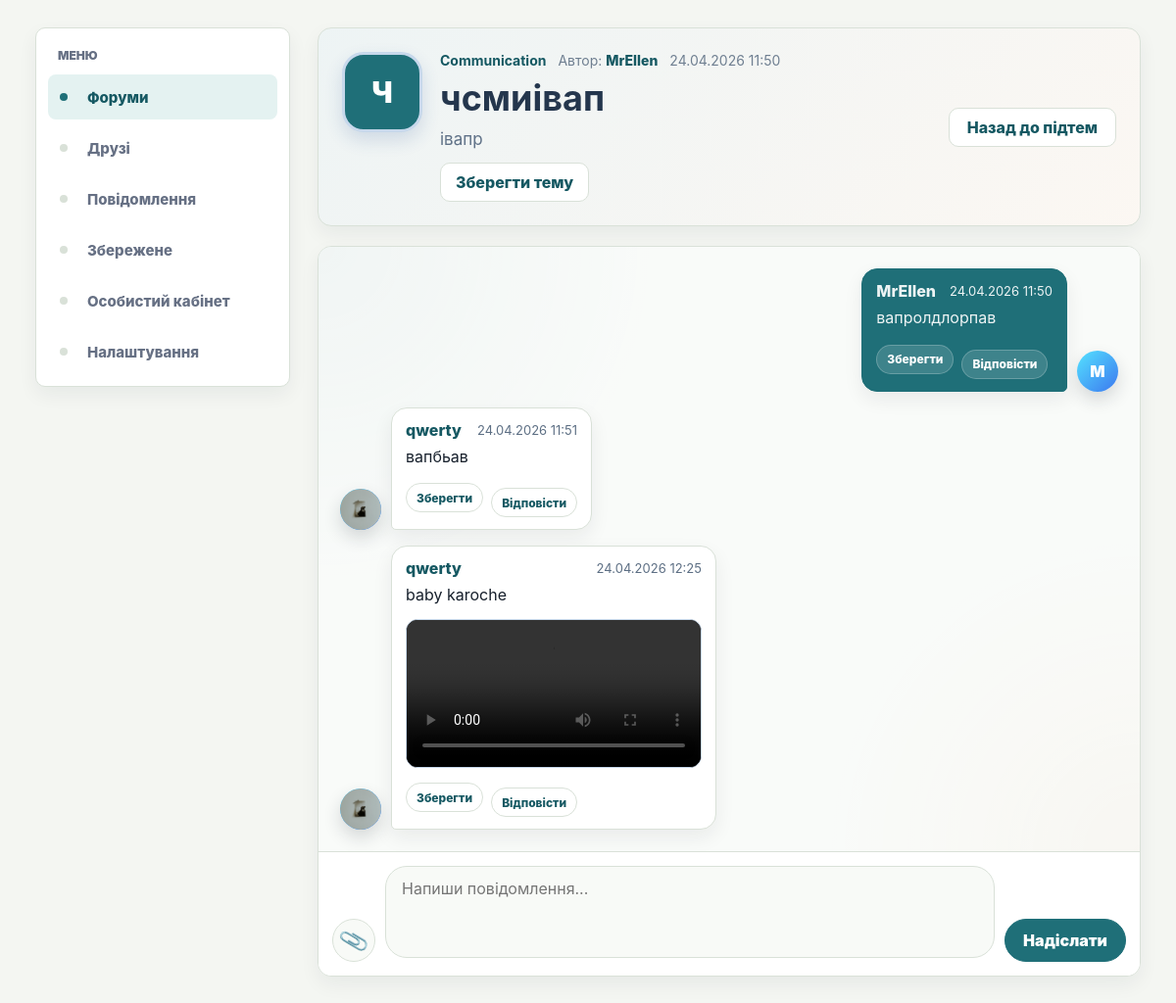
Screenshot of /post/3/ (signed in) with the database file from the repository.
### myapp/models.py (models this page shows, shortened)
class Post(models.Model):
    category = models.ForeignKey(
        Category,
        on_delete=models.CASCADE,
        related_name="posts",
        verbose_name="Основна тема"
    )
    author = models.ForeignKey(
        User,
        on_delete=models.SET_NULL,
        null=True,
        blank=True,
        related_name="forum_topics",
        verbose_name="Користувач"
    )
    author_name = models.CharField(max_length=100, default="Користувач", verbose_name="Автор")
    title = models.CharField(max_length=200, verbose_name="Назва підтеми")
    content = models.TextField(verbose_name="Опис підтеми")
    avatar_file = models.FileField(
        upload_to="forum/topic_avatars/",
        blank=True,
        null=True,
        verbose_name="Аватарка підтеми"
    )
    created_at = models.DateTimeField(auto_now_add=True, verbose_name="Створено")
    updated_at = models.DateTimeField(auto_now=True, verbose_name="Оновлено")
    class Meta:
        verbose_name = "Підтема"
        verbose_name_plural = "Підтеми"

class Category(models.Model):
    name = models.CharField(max_length=100, verbose_name="Назва")
    description = models.TextField(blank=True, default="", verbose_name="Опис")
    avatar_file = models.FileField(
        upload_to="forum/category_avatars/",
        blank=True,
        null=True,
        verbose_name="Аватарка основної теми"
    )
    created_at = models.DateTimeField(auto_now_add=True, verbose_name="Створено")
    updated_at = models.DateTimeField(auto_now=True, verbose_name="Оновлено")
    class Meta:
        verbose_name = "Категорія форуму"
        verbose_name_plural = "Категорії форуму"

class Comment(models.Model):
    post = models.ForeignKey(
        Post,
        on_delete=models.CASCADE,
        related_name="comments",
        verbose_name="Підтема"
    )
    author = models.ForeignKey(
        User,
        on_delete=models.SET_NULL,
        null=True,
        blank=True,
        related_name="forum_messages",
        verbose_name="Користувач"
    )
    parent = models.ForeignKey(
        "self",
        on_delete=models.SET_NULL,
        null=True,
        blank=True,
        related_name="answers",
        verbose_name="Відповідь на повідомлення"
    )
    author_name = models.CharField(max_length=100, verbose_name="Автор")
    text = models.TextField(blank=True, default="", verbose_name="Повідомлення")
    media_file = models.FileField(
        upload_to="forum/chat_media/",
        blank=True,
        null=True,
        verbose_name="Фото або відео"
    )
    created_at = models.DateTimeField(auto_now_add=True, verbose_name="Створено")
    updated_at = models.DateTimeField(auto_now=True, verbose_name="Оновлено")
    class Meta:
        verbose_name = "Повідомлення"
        verbose_name_plural = "Повідомлення"

### myapp/views.py (the view)
# urls.py: path("post/<int:post_id>/", views.post_detail, name="post_detail"),
def post_detail(request, post_id):
    if not request.user.is_authenticated:
        return redirect("login_view")
    context = get_base_context(request)
    post = get_object_or_404(
        Post.objects.select_related("category", "author"),
        id=post_id
    )
    messages = list(
        Comment.objects.filter(post=post)
        .select_related("author", "parent", "parent__author")
        .order_by("created_at")
    )
    for message in messages:
        if message.author is None and message.author_name:
            found_user = User.objects.filter(username=message.author_name).first()
            if found_user:
                message.author = found_user
                message.save(update_fields=["author"])
    messages = list(
        Comment.objects.filter(post=post)
        .select_related("author", "parent", "parent__author")
        .order_by("created_at")
    )
    author_ids = []
    for message in messages:
        if message.author_id:
            author_ids.append(message.author_id)
        if message.parent and message.parent.author_id:
            author_ids.append(message.parent.author_id)
    profiles_by_user_id = {
        profile.user_id: profile
        for profile in UserProfile.objects.filter(user_id__in=author_ids)
    }
    saved_post_ids = []
    saved_comment_ids = []
    if request.user.is_authenticated:
        saved_post_ids = list(
            SavedItem.objects.filter(
                user=request.user,
                post__isnull=False,
            ).values_list("post_id", flat=True)
        )
        saved_comment_ids = list(
            SavedItem.objects.filter(
                user=request.user,
                comment__isnull=False,
            ).values_list("comment_id", flat=True)
        )
    message_items = []
    for message in messages:
        avatar_url = ""
        author_username = message.author_name
        author_profile_username = ""
        media_url = ""
        media_is_video = False
        if message.author:
            author_username = message.author.username
            author_profile_username = message.author.username
            profile = profiles_by_user_id.get(message.author_id)
            if profile and profile.avatar_file:
                avatar_url = profile.avatar_file.url
        if message.media_file:
            media_url = message.media_file.url
            media_is_video = is_video_file(media_url)
        parent_author_name = ""
        parent_text = ""
        if message.parent:
            if message.parent.author:
                parent_author_name = message.parent.author.username
            else:
                parent_author_name = message.parent.author_name
            parent_text = message.parent.text
        message_items.append(
            {
                "message": message,
                "avatar_url": avatar_url,
                "author_username": author_username,
                "author_profile_username": author_profile_username,
                "parent_author_name": parent_author_name,
                "parent_text": parent_text,
                "media_url": media_url,
                "media_is_video": media_is_video,
                "is_saved": message.id in saved_comment_ids,
                "is_own": message.author_id == request.user.id,
            }
        )
    if request.method == "POST":
        comment_form = CommentForm(request.POST, request.FILES)
        if comment_form.is_valid():
            parent_id = request.POST.get("parent_id")
            parent_message = None
            if parent_id and parent_id.isdigit():
                parent_message = Comment.objects.filter(
                    id=int(parent_id),
                    post=post
                ).first()
            new_message = comment_form.save(commit=False)
            new_message.post = post
            new_message.author = request.user
            new_message.author_name = request.user.username
            new_message.parent = parent_message
            new_message.save()
            post.updated_at = timezone.now()
            post.save(update_fields=["updated_at"])
            if parent_message and parent_message.author and parent_message.author != request.user:
                Notification.objects.create(
                    user=parent_message.author,
                    notification_type="reply",
                    comment=new_message,
                    from_user=request.user
                )
            if not parent_message and post.author and post.author != request.user:
                Notification.objects.create(
                    user=post.author,
                    notification_type="reply",
                    comment=new_message,
                    from_user=request.user
                )
            return redirect("post_detail", post_id=post.id)
    else:
        comment_form = CommentForm()
    context.update(
        {
            "title": post.title,
            "post": post,
            "messages": messages,
            "message_items": message_items,
            "comment_form": comment_form,
            "selected_category_id": post.category.id,
            "saved_post_ids": saved_post_ids,
            "saved_comment_ids": saved_comment_ids,
        }
    )
    return render(request, "myapp/post_detail.html", context)

### myapp/forms.py
class CommentForm(forms.ModelForm):
    class Meta:
        model = Comment
        fields = ["text", "media_file"]
        widgets = {
            "text": forms.Textarea(
                attrs={
                    "placeholder": "Напиши повідомлення...",
                    "rows": 3,
                    "class": "chat-textarea",
                }
            ),
            "media_file": forms.ClearableFileInput(
                attrs={
                    "accept": "image/*,video/mp4,video/webm,video/quicktime",
                    "class": "chat-media-input",
                }
            ),
        }

### myapp/i18n.py (called while the page is built)
def normalize_language(language):
    if language in SUPPORTED_LANGUAGES:
        return language
    return DEFAULT_LANGUAGE

def get_ui_text(language):
    return UI_TEXTS[normalize_language(language)]

### myapp/views.py (called while the page is built)
def is_video_file(file_url):
    lower_url = file_url.lower()
    return (
        lower_url.endswith(".mp4")
        or lower_url.endswith(".webm")
        or lower_url.endswith(".mov")
        or lower_url.endswith(".quicktime")
    )

### myapp/templates/myapp/post_detail.html (shortened to what this page needs)
{% extends 'myapp/base.html' %}
{% block content %}
<div class="chat-page">
    <div class="chat-topic-header chat-room-header">
        <div class="chat-topic-title-wrap">
            {% if post.avatar_file %}
                <img src="{{ post.avatar_file.url }}" alt="{{ post.title }}" class="chat-topic-avatar">
            {% else %}
                <div class="chat-topic-avatar chat-topic-avatar-placeholder">
                    {{ post.title|slice:":1"|upper }}
                </div>
            {% endif %}
            <div>
                <div class="topic-meta-top">
                    <a href="{% url 'category_posts' post.category.id %}" class="topic-category">
                        {{ post.category.name }}
                    </a>
                    <span>
                        Автор:
                        {% if post.author %}
                            <a href="{% url 'public_profile' post.author.username %}" class="chat-author-link">
                                {{ post.author.username }}
                            </a>
                        {% else %}
                            {{ post.author_name }}
                        {% endif %}
                    </span>
                    <span>{{ post.created_at|date:"d.m.Y H:i" }}</span>
                </div>
                <h1>{{ post.title }}</h1>
                <p>{{ post.content }}</p>
                <form method="post" action="{% url 'toggle_save_post' post.id %}" class="save-topic-form">
                    <button type="submit" class="save-topic-btn {% if post.id in saved_post_ids %}saved-active{% endif %}">
                        {% if post.id in saved_post_ids %}
                            Збережено
                        {% else %}
                            Зберегти тему
                        {% endif %}
                    </button>
                </form>
            </div>
        </div>
        <a href="{% url 'category_posts' post.category.id %}" class="back-btn">
            Назад до підтем
        </a>
    </div>
    <section class="chat-box chat-room-box">
        <div class="chat-messages" id="chatMessages">
            {% for item in message_items %}
                <div class="chat-message {% if item.is_own %}chat-message-own{% endif %}" id="message-{{ item.message.id }}">
                    {% if item.author_profile_username %}
                        <a href="{% url 'public_profile' item.author_profile_username %}" class="chat-avatar">
                            {% if item.avatar_url %}
                                <img src="{{ item.avatar_url }}" alt="avatar" class="chat-avatar-img">
                            {% else %}
                                {{ item.author_username|slice:":1"|upper }}
                            {% endif %}
                        </a>
                    {% else %}
                        <div class="chat-avatar">
                            {{ item.author_username|slice:":1"|upper }}
                        </div>
                    {% endif %}
                    <div class="chat-message-body">
                        <div class="chat-message-top">
                            <strong>
                                {% if item.author_profile_username %}
                                    <a href="{% url 'public_profile' item.author_profile_username %}" class="chat-author-link">
                                        {{ item.author_username }}
                                    </a>
                                {% else %}
                                    {{ item.author_username }}
                                {% endif %}
                            </strong>
                            <span>{{ item.message.created_at|date:"d.m.Y H:i" }}</span>
                        </div>
                        {% if item.message.text %}
                            <div class="chat-text">
                                {{ item.message.text|linebreaks }}
                            </div>
                        {% endif %}
                        {% if item.media_url %}
                            <div class="chat-media-box">
                                {% if item.media_is_video %}
                                    <video class="chat-media-video" controls>
                                        <source src="{{ item.media_url }}">
                                    </video>
                                {% else %}
                                    <img src="{{ item.media_url }}" alt="media" class="chat-media-image">
                                {% endif %}
                            </div>
                        {% endif %}
                        <div class="chat-actions-row">
                            <form method="post" action="{% url 'toggle_save_comment' item.message.id %}" class="save-message-form">
                                <button type="submit" class="save-message-btn {% if item.is_saved %}saved-active{% endif %}">
                                    {% if item.is_saved %}
                                        Збережено
                                    {% else %}
                                        Зберегти
                                    {% endif %}
                                </button>
                            </form>
                            <button
                                type="button"
                                class="reply-message-btn"
                                data-message-id="{{ item.message.id }}"
                                data-author="{{ item.author_username }}"
                                data-text="{{ item.message.text|truncatechars:100|escape }}"
                            >
                                Відповісти
                            </button>
                        </div>
                    </div>
                </div>
            {% empty %}
                <div class="empty-box chat-empty-state">Повідомлень поки немає. Напиши першим.</div>
            {% endfor %}
        </div>
        <form method="post" enctype="multipart/form-data" class="chat-form telegram-composer" id="chatForm">
            <div class="composer-row">
                <label class="attachment-button" for="{{ comment_form.media_file.id_for_label }}" title="Прикріпити фото або відео" aria-label="Прикріпити фото або відео">
                    <span aria-hidden="true">📎</span>
                </label>
                <div class="composer-input-wrap">
                    {{ comment_form.text }}
                </div>
                <button type="submit" class="send-message-btn composer-send-btn">Надіслати</button>
            </div>
        </form>
    </section>
</div>
{% endblock %}

### rows the page displays
Post: title "Ч", category.name "Communication", author.username "MrEllen", created_at "24.04.2026 11:50", title "чсмиівап", content "івапр"
Comment: author_username "M", author_username "MrEllen", message.created_at "24.04.2026 11:50", message.text "вапролдлорпав"
Comment: author_username "qwerty", message.created_at "24.04.2026 11:51", message.text "вапбьав"
Comment: author_username "qwerty", message.created_at "24.04.2026 12:25", message.text "baby karoche"

### other values shown
{{ ui.menu }} "МЕНЮ"
{{ ui.forums }} "Форуми"
{{ ui.friends }} "Друзі"
{{ ui.messages }} "Повідомлення"
{{ ui.saved }} "Збережене"
{{ ui.profile }} "Особистий кабінет"
{{ ui.settings }} "Налаштування"
